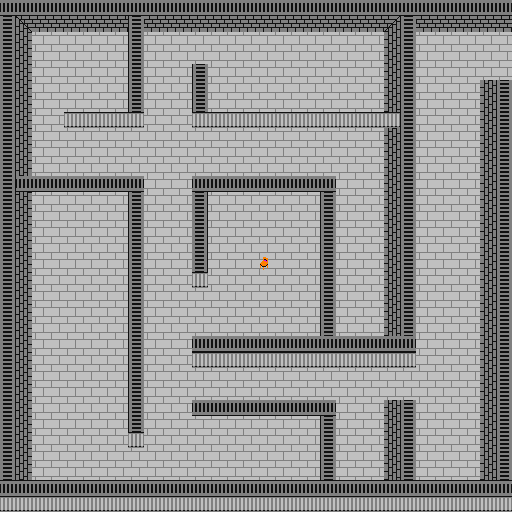

A 2D game scene composited from a Tiled map and its tileset images. What follows is a short description and the map's XML, with each tile layer's data collapsed to a summary:
An orthogonal 32x32 tile map with 16x16 px tiles, 3 tile layers (base_layer, back_layer, front_layer), 3 hidden layers not drawn, 2 tilesets.

<map version="1.2" tiledversion="1.2.1" orientation="orthogonal" renderorder="right-down" width="32" height="32" tilewidth="16" tileheight="16" infinite="0" nextlayerid="8" nextobjectid="2">
 <tileset firstgid="1" source="stage1_bg_tileset.tsx" />
 <tileset firstgid="257" source="area_tileset.tsx" />
 <layer id="1" name="base_layer" width="32" height="32" locked="1">
  <data>[1024 cells, 1024 non-empty, 1 distinct tile ids]</data>
 </layer>
 <layer id="2" name="back_layer" width="32" height="32" locked="1">
  <data>[1024 cells, 1 non-empty, 1 distinct tile ids]</data>
 </layer>
 <layer id="3" name="front_layer" width="32" height="32" locked="1">
  <data>[1024 cells, 395 non-empty, 10 distinct tile ids]</data>
 </layer>
 <layer id="5" name="object_layer" width="32" height="32" visible="0" locked="1">
  <data>[1024 cells, 29 non-empty, 21 distinct tile ids]</data>
 </layer>
 <layer id="6" name="area_layer" width="32" height="32" visible="0" locked="1">
  <data>[1024 cells, 629 non-empty, 17 distinct tile ids]</data>
 </layer>
 <layer id="7" name="connect_layer" width="32" height="32" visible="0" locked="1">
  <data>[1024 cells, 28 non-empty, 28 distinct tile ids]</data>
 </layer>
</map>
